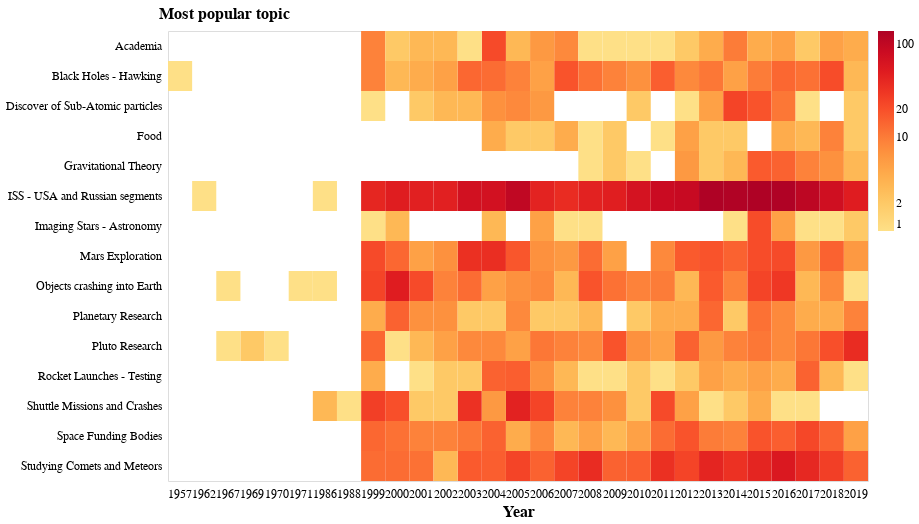

The cell this chart's notebook holds for it:
### Code cell
altair_datetime_heatmap(
    topics_by_timeframe,
    x="year:O",
    y="most_popular_topic:N",
    xtitle="Year",
    ytitle="Most popular topic",
    tooltip=[
        {"title": "Year", "field": "year", "type": "ordinal",},
        {
            "title": "Most popular topic",
            "field": "most_popular_topic",
            "type": "nominal",
        },
        {
            "title": "Number of occurrences as main topic",
            "field": "count",
            "type": "quantitative",
        },
    ],
    cmap="yelloworangered",
    legend_title="",
    color_by_col="count:Q",
    yscale="log",
    axis_tick_font_size=12,
    axis_title_font_size=16,
    title_font_size=20,
    legend_fig_padding=10,  # default is 18
    y_axis_title_alignment="left",
    fwidth=700,
    fheight=450,
    file_path=Path().cwd() / "reports" / "figures" / "my_heatmap.html",
    save_to_html=False,
    sort_y=[],
    sort_x=[],
)

### Figure 1 — Vega-Lite specification as saved in the notebook (floating-point values rounded to 4 significant figures; data arrays with more than 128 entries replaced by an {"elided": "..."} marker saying what was removed)
{"config": {"view": {"continuousWidth": 400, "continuousHeight": 300}}, "layer": [{"mark": {"type": "rect", "fontSize": 20}, "encoding": {"color": {"type": "quantitative", "field": "count", "legend": {"labelFontSize": 12, "offset": 10, "orient": "right", "title": "", "titleFontSize": 16}, "scale": {"scheme": "yelloworangered", "type": "log"}}, "tooltip": [{"type": "ordinal", "field": "year", "title": "Year"}, {"type": "nominal", "field": "most_popular_topic", "title": "Most popular topic"}, {"type": "quantitative", "field": "count", "title": "Number of occurrences as main topic"}], "x": {"type": "ordinal", "axis": {"domainColor": "black", "domainWidth": 0, "labelAngle": 0, "labelFontSize": 12, "tickOpacity": 0, "titleFontSize": 16}, "field": "year", "title": "Year"}, "y": {"type": "nominal", "axis": {"domainColor": "black", "domainWidth": 0, "labelFontSize": 12, "tickOpacity": 0, "titleAlign": "left", "titleAngle": 0, "titleFontSize": 16, "titleX": -10, "titleY": -10}, "field": "most_popular_topic", "title": "Most popular topic"}}, "height": 450, "width": 700}], "data": {"name": "data-bf50190d0993e5d395a81005395db6aa"}, "$schema": "https://vega.github.io/schema/vega-lite/v4.8.1.json", "datasets": {"data-bf50190d0993e5d395a81005395db6aa": {"elided": "289 records"}}}
